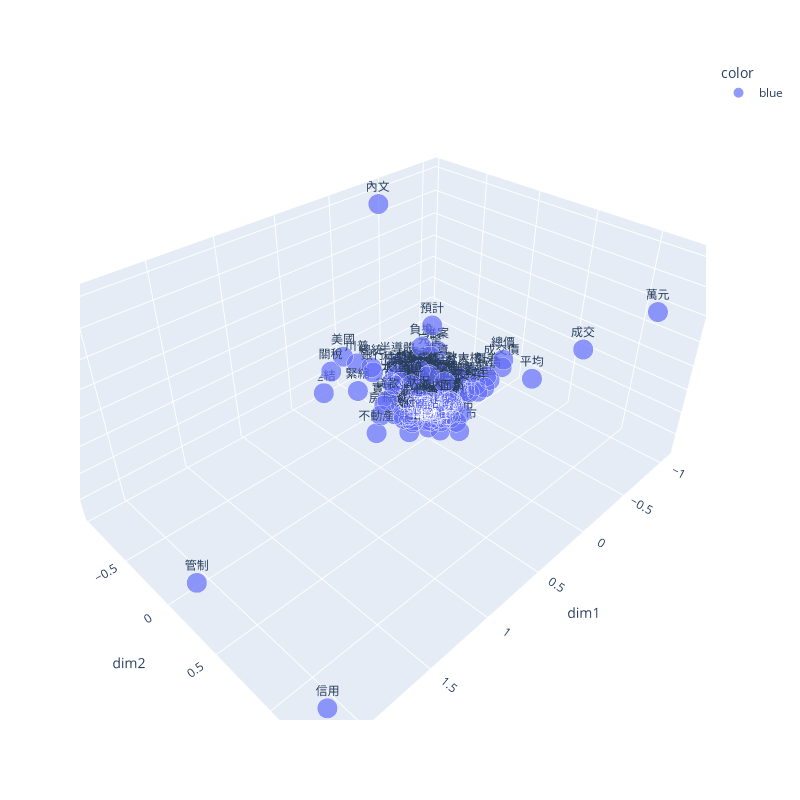

Notebook code for this chart:
### Markdown cell above
3D 散狀圖

### Code cell
new_feat = reduceDim(feat,dim = 3,method = 'PCA' )
print(new_feat.shape)
word_df = pd.DataFrame({
    "word":sample_words,
    "dim1":new_feat[:,0],
    "dim2":new_feat[:,1],
    "dim3":new_feat[:,2],
})
plotScatter3D(word_df)

### Figure 1 — Plotly figure (JSON) as saved in the notebook; plotly's stock layout.template omitted (floating-point values rounded to 4 significant figures; data arrays with more than 128 entries replaced by an {"elided": "..."} marker saying what was removed)
{"data": [{"hovertemplate": "color=blue<br>dim1=%{x}<br>dim2=%{y}<br>dim3=%{z}<br>size=%{marker.size}<br>word=%{text}<extra></extra>", "legendgroup": "blue", "marker": {"color": "#636efa", "size": {"elided": "300 float values"}, "sizemode": "area", "sizeref": 0.00125, "symbol": "circle"}, "mode": "markers+text", "name": "blue", "scene": "scene", "showlegend": true, "text": {"elided": "300 str values"}, "type": "scatter3d", "x": {"elided": "300 float values"}, "y": {"elided": "300 float values"}, "z": {"elided": "300 float values"}}], "layout": {"height": 800, "legend": {"itemsizing": "constant", "title": {"text": "color"}, "tracegroupgap": 0}, "margin": {"t": 60}, "scene": {"domain": {"x": [0, 1], "y": [0, 1]}, "xaxis": {"title": {"text": "dim1"}}, "yaxis": {"title": {"text": "dim2"}}, "zaxis": {"title": {"text": "dim3"}}}, "width": 800}}
